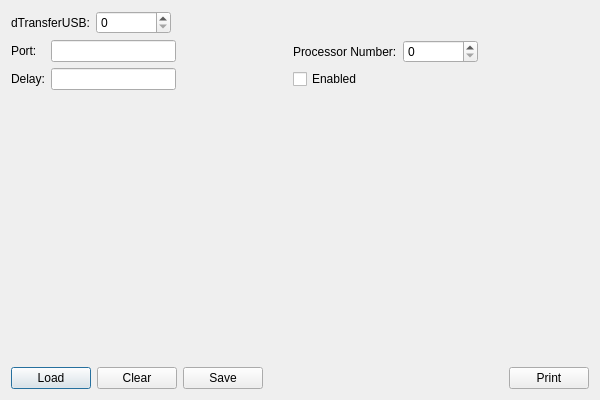
<?xml version="1.0" encoding="UTF-8"?>
<ui version="4.0">
 <class>configure_dtxfrusb</class>
 <widget class="QDialog" name="configure_dtxfrusb">
  <property name="geometry">
   <rect>
    <x>0</x>
    <y>0</y>
    <width>600</width>
    <height>400</height>
   </rect>
  </property>
  <property name="windowTitle">
   <string>Configure dTransferUSB</string>
  </property>
  <property name="windowIcon">
   <iconset resource="Resources.qrc">
    <normaloff>:/Pix/Icons/applications-development-5.png</normaloff>:/Pix/Icons/applications-development-5.png</iconset>
  </property>
  <layout class="QGridLayout" name="gridLayout">
   <item row="0" column="0">
    <layout class="QHBoxLayout" name="horizontalLayout_2">
     <item>
      <widget class="QLabel" name="label">
       <property name="text">
        <string>dTransferUSB:</string>
       </property>
      </widget>
     </item>
     <item>
      <widget class="QSpinBox" name="spinBox_DTxfrUsb">
       <property name="minimumSize">
        <size>
         <width>75</width>
         <height>0</height>
        </size>
       </property>
       <property name="maximum">
        <number>9</number>
       </property>
      </widget>
     </item>
     <item>
      <spacer name="horizontalSpacer_3">
       <property name="orientation">
        <enum>Qt::Horizontal</enum>
       </property>
       <property name="sizeHint" stdset="0">
        <size>
         <width>40</width>
         <height>20</height>
        </size>
       </property>
      </spacer>
     </item>
    </layout>
   </item>
   <item row="1" column="0">
    <layout class="QHBoxLayout" name="horizontalLayout_6">
     <item>
      <layout class="QVBoxLayout" name="verticalLayout_5">
       <item>
        <layout class="QHBoxLayout" name="horizontalLayout_3">
         <item>
          <layout class="QVBoxLayout" name="verticalLayout_3">
           <item>
            <widget class="QLabel" name="label_6">
             <property name="text">
              <string>Port:</string>
             </property>
            </widget>
           </item>
           <item>
            <widget class="QLabel" name="label_3">
             <property name="text">
              <string>Delay:</string>
             </property>
            </widget>
           </item>
          </layout>
         </item>
         <item>
          <layout class="QVBoxLayout" name="verticalLayout_2">
           <item>
            <widget class="QLineEdit" name="lineEdit_Port">
             <property name="minimumSize">
              <size>
               <width>125</width>
               <height>0</height>
              </size>
             </property>
            </widget>
           </item>
           <item>
            <widget class="QLineEdit" name="lineEdit_Delay"/>
           </item>
          </layout>
         </item>
        </layout>
       </item>
       <item>
        <spacer name="verticalSpacer">
         <property name="orientation">
          <enum>Qt::Vertical</enum>
         </property>
         <property name="sizeHint" stdset="0">
          <size>
           <width>20</width>
           <height>40</height>
          </size>
         </property>
        </spacer>
       </item>
      </layout>
     </item>
     <item>
      <spacer name="horizontalSpacer_2">
       <property name="orientation">
        <enum>Qt::Horizontal</enum>
       </property>
       <property name="sizeType">
        <enum>QSizePolicy::Expanding</enum>
       </property>
       <property name="sizeHint" stdset="0">
        <size>
         <width>20</width>
         <height>20</height>
        </size>
       </property>
      </spacer>
     </item>
     <item>
      <layout class="QVBoxLayout" name="verticalLayout_7">
       <item>
        <layout class="QVBoxLayout" name="verticalLayout_6">
         <item>
          <layout class="QHBoxLayout" name="horizontalLayout_5">
           <item>
            <widget class="QLabel" name="label_2">
             <property name="text">
              <string>Processor Number:</string>
             </property>
            </widget>
           </item>
           <item>
            <widget class="QSpinBox" name="spinBox_Prc">
             <property name="minimumSize">
              <size>
               <width>75</width>
               <height>0</height>
              </size>
             </property>
             <property name="maximum">
              <number>9</number>
             </property>
            </widget>
           </item>
          </layout>
         </item>
         <item>
          <widget class="QCheckBox" name="checkBox_Enabled">
           <property name="text">
            <string>Enabled</string>
           </property>
          </widget>
         </item>
        </layout>
       </item>
       <item>
        <spacer name="verticalSpacer_2">
         <property name="orientation">
          <enum>Qt::Vertical</enum>
         </property>
         <property name="sizeHint" stdset="0">
          <size>
           <width>20</width>
           <height>40</height>
          </size>
         </property>
        </spacer>
       </item>
      </layout>
     </item>
     <item>
      <spacer name="horizontalSpacer_4">
       <property name="orientation">
        <enum>Qt::Horizontal</enum>
       </property>
       <property name="sizeHint" stdset="0">
        <size>
         <width>40</width>
         <height>20</height>
        </size>
       </property>
      </spacer>
     </item>
    </layout>
   </item>
   <item row="2" column="0">
    <layout class="QHBoxLayout" name="horizontalLayout">
     <item>
      <widget class="QPushButton" name="pushButton_Load">
       <property name="text">
        <string>Load</string>
       </property>
       <property name="icon">
        <iconset resource="Resources.qrc">
         <normaloff>:/Pix/Icons/document-open-4.png</normaloff>:/Pix/Icons/document-open-4.png</iconset>
       </property>
      </widget>
     </item>
     <item>
      <widget class="QPushButton" name="pushButton_Clear">
       <property name="text">
        <string>Clear</string>
       </property>
       <property name="icon">
        <iconset resource="Resources.qrc">
         <normaloff>:/Pix/Icons/edit-clear-2.png</normaloff>:/Pix/Icons/edit-clear-2.png</iconset>
       </property>
      </widget>
     </item>
     <item>
      <widget class="QPushButton" name="pushButton_Save">
       <property name="toolTip">
        <string>Restart application for changes to take effect</string>
       </property>
       <property name="text">
        <string>Save</string>
       </property>
       <property name="icon">
        <iconset resource="Resources.qrc">
         <normaloff>:/Pix/Icons/document-save-2.png</normaloff>:/Pix/Icons/document-save-2.png</iconset>
       </property>
      </widget>
     </item>
     <item>
      <spacer name="horizontalSpacer">
       <property name="orientation">
        <enum>Qt::Horizontal</enum>
       </property>
       <property name="sizeHint" stdset="0">
        <size>
         <width>40</width>
         <height>20</height>
        </size>
       </property>
      </spacer>
     </item>
     <item>
      <widget class="QPushButton" name="pushButton_Print">
       <property name="text">
        <string>Print</string>
       </property>
       <property name="icon">
        <iconset resource="Resources.qrc">
         <normaloff>:/Pix/Icons/document-print-4.png</normaloff>:/Pix/Icons/document-print-4.png</iconset>
       </property>
      </widget>
     </item>
    </layout>
   </item>
  </layout>
 </widget>
 <resources>
  <include location="Resources.qrc"/>
 </resources>
 <connections/>
</ui>
